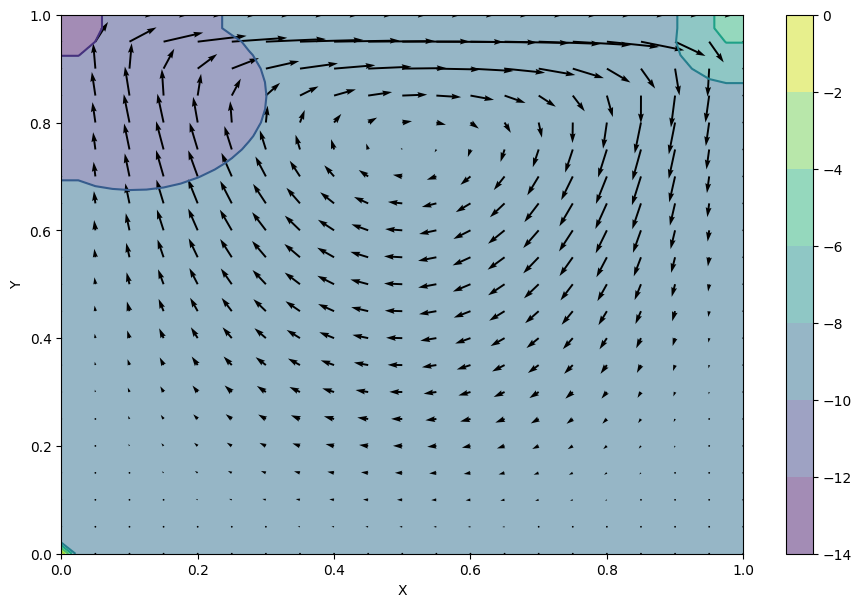

This figure's Python source:
import numpy as np
from matplotlib import pyplot, cm
from devito import Grid, TimeFunction, Eq, solve, Operator, configuration, SubDomain

####### NOT STAGGERD - EXAMPLE FROM THE NOTEBOOK ############

ny = 41
nx = 41


nt = 2000
nit = 50
dx = 1. / (nx - 1)
dy = 1. / (ny - 1)


x_coord = np.linspace(0, 1, nx)
y_coord = np.linspace(0, 1, ny)


Y, X = np.meshgrid(x_coord, y_coord)

rho = 1
nu = .1
dt = .001

grid = Grid(shape=(nx, ny), extent=(1, 1.))
x, y = grid.dimensions
t = grid.stepping_dim

u = TimeFunction(name='u', grid=grid, space_order=2)
v = TimeFunction(name='v', grid=grid, space_order=2)
p = TimeFunction(name='p', grid=grid, space_order=2)

eq_u = Eq(u.dt + u*u.dx + v*u.dy, -1./rho * p.dxc + nu*(u.laplace), subdomain=grid.interior)
eq_v = Eq(v.dt + u*v.dx + v*v.dy, -1./rho * p.dyc + nu*(v.laplace), subdomain=grid.interior)
eq_p = Eq(p.laplace, rho*(1./dt*(u.dxc+v.dyc)-(u.dxc*u.dxc)-2*(u.dyc*v.dxc)-(v.dyc*v.dyc)), subdomain=grid.interior)

stencil_u = solve(eq_u, u.forward)
stencil_v = solve(eq_v, v.forward)
stencil_p = solve(eq_p, p)

update_u = Eq(u.forward, stencil_u)
update_v = Eq(v.forward, stencil_v)
update_p = Eq(p.forward, stencil_p)


print('update_u: %s' % update_u)


bc_u  = [Eq(u[t+1, 0, y], 0)]
bc_u += [Eq(u[t+1, nx-1, y], 0)]
bc_u += [Eq(u[t+1, x, 0], 0)]
bc_u += [Eq(u[t+1, x, ny-1], 1)]  # lid: u=1 at y=1

bc_v  = [Eq(v[t+1, 0, y], 0)]
bc_v += [Eq(v[t+1, nx-1, y], 0)]
bc_v += [Eq(v[t+1, x, ny-1], 0)]
bc_v += [Eq(v[t+1, x, 0], 0)]

bc_p  = [Eq(p[t+1, 0, y], p[t+1, 1, y])]
bc_p += [Eq(p[t+1, nx-1, y], p[t+1, nx-2, y])]
bc_p += [Eq(p[t+1, x, 0], p[t+1, x, 1])]
bc_p += [Eq(p[t+1, x, ny-1], p[t+1, x, ny-2])]
bc_p += [Eq(p[t+1, 0, 0], 0)]


optime = Operator([update_u, update_v] + bc_u + bc_v)
oppres = Operator([update_p] + bc_p)

configuration['log-level'] = 'ERROR'

for step in range(0, nt):
    if step > 0:
        oppres(time_M=nit)
    optime(time_m=step, time_M=step, dt=dt)


fig = pyplot.figure(figsize=(11, 7), dpi=100)
pyplot.contourf(X, Y, p.data[0], alpha=0.5, cmap=cm.viridis)
pyplot.colorbar()
pyplot.contour(X, Y, p.data[0], cmap=cm.viridis)
pyplot.quiver(X[::2, ::2], Y[::2, ::2], u.data[0, ::2, ::2], v.data[0, ::2, ::2])
pyplot.xlabel('X')
pyplot.ylabel('Y')
pyplot.savefig('01.png', dpi=100, bbox_inches='tight')
pyplot.show()




# Import u values at x=L/2 (table 6, column 2 rows 12-26) in Marchi et al.
Marchi_Re10_u = np.array([[0.0625, -3.85425800e-2],
                          [0.125,  -6.96238561e-2],
                          [0.1875, -9.6983962e-2],
                          [0.25,   -1.22721979e-1],
                          [0.3125, -1.47636199e-1],
                          [0.375,  -1.71260757e-1],
                          [0.4375, -1.91677043e-1],
                          [0.5,    -2.05164738e-1],
                          [0.5625, -2.05770198e-1],
                          [0.625,  -1.84928116e-1],
                          [0.6875, -1.313892353e-1],
                          [0.75,   -3.1879308e-2],
                          [0.8125,  1.26912095e-1],
                          [0.875,   3.54430364e-1],
                          [0.9375,  6.50529292e-1]])
# Import v values at y=L/2 (table 6, column 2 rows 27-41) in Marchi et al.
Marchi_Re10_v = np.array([[0.0625, 9.2970121e-2],
                          [0.125,  1.52547843e-1],
                          [0.1875, 1.78781456e-1],
                          [0.25,   1.76415100e-1],
                          [0.3125, 1.52055820e-1],
                          [0.375,  1.121477612e-1],
                          [0.4375, 6.21048147e-2],
                          [0.5,    6.3603620e-3],
                          [0.5625,-5.10417285e-2],
                          [0.625, -1.056157259e-1],
                          [0.6875,-1.51622101e-1],
                          [0.75,  -1.81633561e-1],
                          [0.8125,-1.87021651e-1],
                          [0.875, -1.59898186e-1],
                          [0.9375,-9.6409942e-2]])

#NBVAL_IGNORE_OUTPUT
# Again, check results with Marchi et al 2009.
fig = pyplot.figure(figsize=(12, 6))
ax1 = fig.add_subplot(121)
ax1.plot(u.data[0,int(grid.shape[0]/2),:],y_coord[:])
ax1.plot(Marchi_Re10_u[:,1],Marchi_Re10_u[:,0],'ro')
ax1.set_xlabel('$u$')
ax1.set_ylabel('$y$')
ax1 = fig.add_subplot(122)
ax1.plot(x_coord[:],v.data[0,:,int(grid.shape[0]/2)])
ax1.plot(Marchi_Re10_v[:,0],Marchi_Re10_v[:,1],'ro')
ax1.set_xlabel('$x$')
ax1.set_ylabel('$v$')
pyplot.savefig('01_comparison.png', dpi=100, bbox_inches='tight')
pyplot.show()
